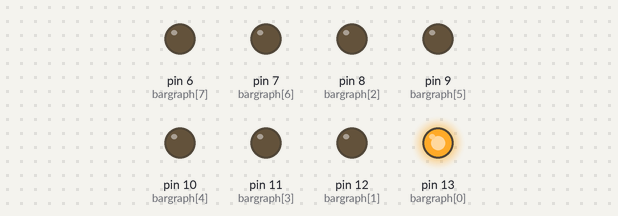
Simulated run of this sketch. Board: Arduino Uno, built with avr-gcc and run on an emulated ATmega328P. On the bench: output pins drawn as LEDs (lit = HIGH).

Above: at 0.2 s.
At 1.2 s:
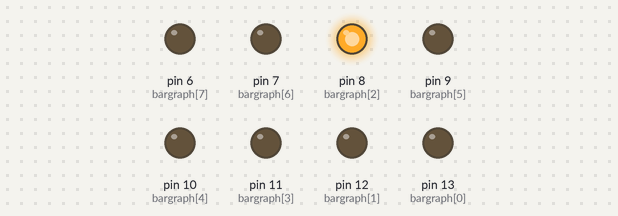
At 1.7 s:
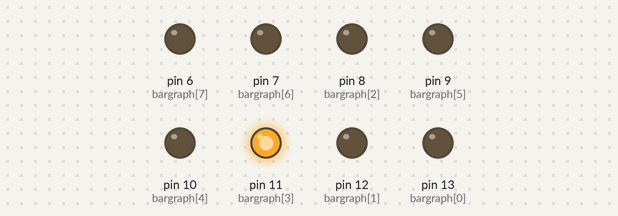
At 2.2 s:
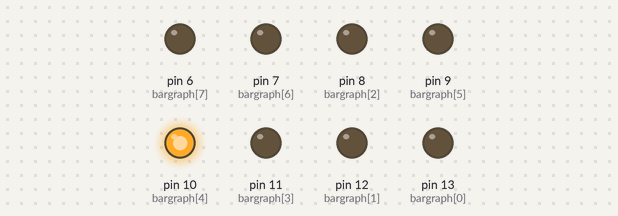
At 3.2 s:
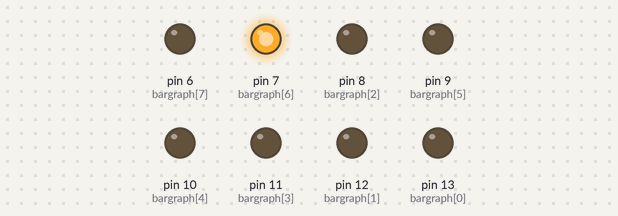
At 4.7 s:
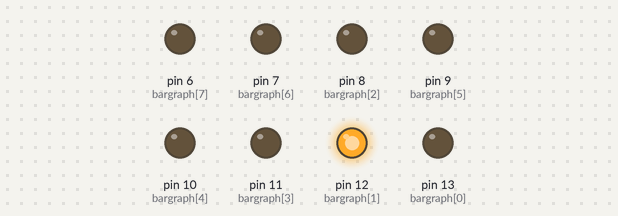
Timing chart, 0 to 5.2 s (numbered marks = the images above):
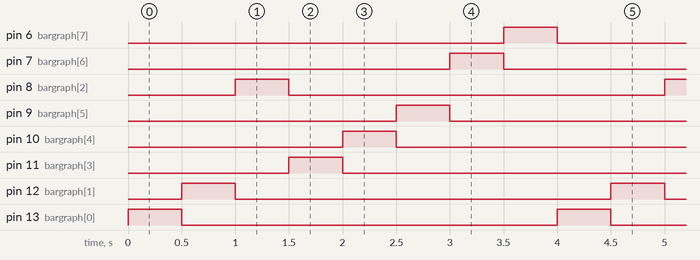

Measured:
- by itself, pin 6 (bargraph[7]), pin 7 (bargraph[6]), pin 8 (bargraph[2]), pin 9 (bargraph[5]), pin 10 (bargraph[4]), pin 11 (bargraph[3]), pin 12 (bargraph[1]), pin 13 (bargraph[0]): alternates HIGH for 0.50 s and LOW for 3.5 s
- by itself, everything shown: repeats every 4.0 s, in 9 steps

The sketch:

bargraphe.ino
```cpp
/******************************************************************************************/
/*
/* L1 - DE1
/* BARGRAPH
/*
/* S. CRAND - mai 2025
/*
/* Statut :
/******************************************************************************************/

/**********************************/
/* Bargraph : Broches utilisées   */
/*
pin ADC : 4 -> LED 8 -> pin mC : 13
pin ADC : 5 -> LED 7 -> pin mC : 12
pin ADC : 9 -> LED 5 -> pin mC : 8
pin ADC : 6 -> LED 4 -> pin mC : 11
pin ADC : 7 -> LED 3 -> pin mC : 10
pin ADC : 8 -> LED 6 -> pin mC : 9
pin ADC : 10 -> LED 10 -> pin mC : 7
pin ADC : 11 -> LED 1 -> pin mC : 6
/**********************************/

 //LEDS

int bargraph[8] = {13,12,8,11,10,9,7,6};


void setup()
{

// Définition du débit de la
// transmission série : 9600 bits/s

for (int i = 0; i <= 7; i++) {
  pinMode(bargraph[i], OUTPUT);
}
Serial.begin(9600);

}

void loop()
{

for (int i = 0; i <= 7; i++) {
  digitalWrite(bargraph[i], HIGH);
  if (i>0) { digitalWrite(bargraph[i-1], LOW);}
  delay(500);
}
digitalWrite(bargraph[7], LOW);

}
```
